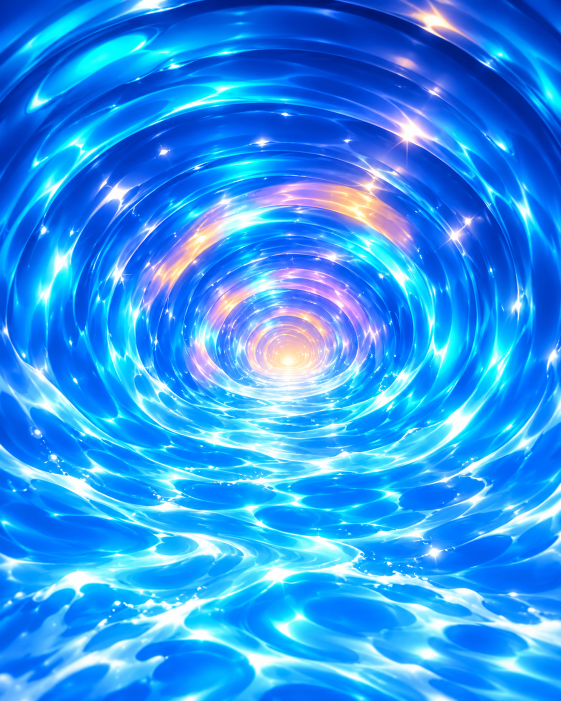
#> input picture Design/ReferencePacks/2026-11-05_Screen4_Supporting_Material_References/05_REF5_BLUE_WATER_VORTEX.png, 1122 x 1402 px (shown at 1/2 size)
$ python derive_ref5_water.py
#> lines starting #> are read from the running program, lines starting #| are printed output that depends on the picture
### WebDemo/tools/screen4/derive_tunnel_textures.py
"""Derive Screen 4's tunnel and rim textures from the user's ORIGINAL APPROVED Screen 4 (the only target):
     Design/ReferencePacks/2026-11-04_Round6_Construction_Guide/01_Original_Approved_Screen_4.jpg  (767 x 1536)

   "$BW_PY" WebDemo/tools/screen4/derive_tunnel_textures.py [--out WebDemo/textures/screen4] [--sheet <dir for the contact sheet>] [--walls]

NOTE (5 November 2026, the user): the WALL maps are now derived from the user's Reference 5 (a prop-free water vortex) graded
to the original's palette, by tools/screen4/derive_ref5_water.py (run it after this script). This script now writes only
rim_ramp.png (the original's rim band) and the diagnostics; with --walls it also writes its own wall maps from the original
(the first attempt: its filled holes showed patch seams and repeated rows, so it is no longer used). derive_ref5_water.py uses
this script's mask and unwrap of the original as the targets of its colour grade.

What it does (reproducible, no randomness):
  1. unwraps the approved tunnel into LOG-POLAR space round its vanishing point (0.528, 0.532 of the frame): columns are the
     screen angle (0 = screen right, counter-clockwise, up positive; 0..2 pi), rows are log(r / W) from r0 = 0.012 W to
     r1 = 0.85 W (W = the frame's width). This is the hero shaders' own ring layout (lqRing / heroVortex: log of the screen
     radius rw round the vanishing point, and the angle round it), so a texel lands on screen where the approved has it;
  2. masks out everything that is not tunnel water: the HUD, coins and the gem (gold / magenta classes and the Art
     Director's boxes), the sock, the two brushes (pink fur), the big bubbles, the pink character and the foam bank, and the
     rim, bevel and housing beyond the mouth (found per angle from the lavender / warm classes);
  3. fills the holes FROM THE SAME RINGS: each hole takes the same ring's pattern from the nearest clear angle (a rotated
     colour of each hole from the clear rings round it, plus the band-scale detail quilted along the angle from clean
     segments of the same ring band; bands hidden all round repeat the detail of rings further in, turned) - so no coin,
     brush or sock colour, and no mirror seam, is baked into the walls;
  4. splits the clean map into a BASE (the radial colour zones: blurred over about one band) and the band-scale DETAIL
     (colour - base). The detail is made periodic in log r over its whole length (the last band cross-faded into the first)
     so it can scroll outward without a seam; everything is periodic in angle by construction;
  5. writes (sRGB PNGs; angle across, log r down, row 0 = r0):
       tunnel_colour.png  2048 x 1024  the clean colour map (= base + detail at zero offset), for reference and the floor;
       tunnel_base.png     256 x 128   the base (clamped in log r at run time);
       tunnel_detail.png  2048 x 1024  0.5 + detail (periodic in both directions);
       tunnel_normal.png  1024 x 512   a normal map from the detail's luminance (RG = normal xy, 0.5 = flat; periodic);
       tunnel_var.png     1024 x 512   variation: R streaks and glints (thin bright features), G warm / pastel tint,
                                       B broken brightness along the rings (periodic);
       rim_ramp.png        512 x 64    the approved rim band by angle round the rim's own centre (rows: housing, gold /
                                       mauve rim, violet bevel, lilac line, navy ring, into the blue), see RIM below;
     and a JSON of the constants (unwrap centre, r0, r1, the detail's log-r period, the band spacing) next to them.
"""
import argparse, json, os, sys
import numpy as np, cv2
from PIL import Image

HERE = os.path.dirname(os.path.abspath(__file__))
REPO = os.path.abspath(os.path.join(HERE, '..', '..', '..'))
APPROVED = os.path.join(REPO, 'Design/ReferencePacks/2026-11-04_Round6_Construction_Guide/01_Original_Approved_Screen_4.jpg')

VP = (0.528, 0.532)            # the approved vanishing point (fractions of the frame), measured by the Art Director (vp2.py)
R0, R1 = 0.025, 0.85           # radius range of the unwrap, in frame widths (inside 0.025 W the base's first row: the warm core)
NU, NV = 2048, 1024            # the unwrap's size: angle x log r
BAND = 0.26                    # the approved's mean ring spacing in ln r (rings.py: 0.20-0.35 by sector)
BASE_SIGMA = (0.30, 7.0)       # the base's blur: ln r, degrees
OVERLAP = 0.30                 # the detail's periodic cross-fade, in ln r (about one band)

# the Art Director's object boxes on the approved (x0, x1, y0, y1; fractions of the frame), padded below
BOXES = {
    'left brush': (0.0, 0.235, 0.19, 0.45), 'left edge fur': (0.0, 0.075, 0.40, 0.70),
    'right brush': (0.76, 1.0, 0.355, 0.645),
    'big bubble': (0.635, 0.875, 0.27, 0.372), 'bubble upper centre': (0.525, 0.625, 0.345, 0.397),
    'bubble upper left': (0.225, 0.315, 0.318, 0.368), 'bubble right edge': (0.915, 1.0, 0.33, 0.405),
    'upper-left coin': (0.078, 0.222, 0.432, 0.507), 'gem': (0.258, 0.388, 0.478, 0.537),
    'big left coin': (0.072, 0.312, 0.53, 0.672),
    'sock': (0.635, 0.848, 0.54, 0.678), 'big right coin': (0.765, 1.0, 0.655, 0.815),
    'character': (0.195, 0.75, 0.675, 1.0), 'lower-left bubbles': (0.0, 0.16, 0.69, 0.80),
    # two small blue creatures (far socks' toes) either side below the centre coin
    'blue shape left': (0.365, 0.47, 0.55, 0.612), 'blue shape right': (0.6, 0.705, 0.552, 0.618),
}
# the centre coin sits right on the vanishing point: a disc (centre x, y as fractions; radius in widths), not a box, so the
# warm core just above it stays
DISCS = {'centre coin': (0.5195, 0.554, 0.057)}
HUD_Y, FOAM_Y = 0.212, 0.80    # the approved HUD's lower edge; below FOAM_Y the foam bank and the buttons


def load_approved():
    return np.asarray(Image.open(APPROVED).convert('RGB')).astype(np.float32) / 255.0


# [75 lines left out: functions hsv, big_components, object_mask, mouth_radius, unwrap, not called in this run]


def _norm_blur(d, w, sig):
    num = cv2.GaussianBlur(d * w[..., None], (0, 0), sig); den = cv2.GaussianBlur(w, (0, 0), sig)
    return num / np.maximum(den[..., None], 1e-4), den


# [158 lines left out: functions _lowfreq, fill_rings, blur_wrap, periodic_v, save_png, not called in this run]


# ------------------------------------------------------------------ the rim ramp
RIM_ROWS, RIM_COLS = 64, 512
# the ramp's radial axis: rho = r / R_outer (the rim's outer edge = 1), from RHO_OUT (the housing outside) to RHO_IN (the
# tunnel's blue inside the navy ring). Row 0 = RHO_OUT.
RHO_OUT, RHO_IN = 1.04, 0.80


# [156 lines left out: functions rim_fit, rim_ramp, main, not called in this run]


# [2 lines that do not run on import are left out]

### WebDemo/tools/screen4/derive_ref5_water.py
"""Screen 4's tunnel WATER material, from the user's Reference 5 (a prop-free blue-water vortex; material and finish only),
colour-graded to the ORIGINAL APPROVED Screen 4's measured palette (the authority for colours).

   "$BW_PY" WebDemo/tools/screen4/derive_ref5_water.py [--out WebDemo/textures/screen4] [--sheet <dir>]

  Reference 5: Design/ReferencePacks/2026-11-05_Screen4_Supporting_Material_References/05_REF5_BLUE_WATER_VORTEX.png
  Original:    Design/ReferencePacks/2026-11-04_Round6_Construction_Guide/01_Original_Approved_Screen_4.jpg

1. Unwrap Reference 5 in LOG-POLAR space round its own vanishing point (its warm core, (0.5125, 0.515) of the frame), 1:1 in
   angle (it is a full 360-degree vortex: seamless in angle by construction; its lower flowing water lands at the bottom of
   the tube, where the game's floor is). Rows follow the GAME's layout: v = (ln rw - ln 0.025) / ln(0.85 / 0.025), rw = the
   screen radius round the game's vanishing point in screen widths (the hero shaders' lqRing / heroVortex layout), so the
   wall shader needs no change. Reference 5's radius for each row: ln r5 = f(ln rw), slope 0.66 in the walls (its rings are
   denser than the original's: 0.13-0.22 ln apart against 0.20-0.35, so 8-10 bands per sector, as approved) easing to slope
   1 inside rw 0.1 (so its warm core stays at the centre); rw 0.5 (the mouth) <-> r5 0.48 of its width.
2. Grade it to the original zone by zone (the core rw < 0.07, the mid vortex 0.07-0.2, the walls beyond): per-channel
   quantile maps from Reference 5's texels to the original's own clear tunnel texels in the same zone and over the same
   angles (the upper half and the sides; objects, HUD, rim and character masked out, tools/screen4/derive_tunnel_textures.py),
   blended smoothly across zone edges. So the colour relationships are the original's; the water's pattern, gloss and depth
   are Reference 5's, with no copied artwork, no props and no seams.
3. Write (sRGB PNGs, angle across from screen right counter-clockwise, log r down, row 0 = rw 0.025):
     tunnel_colour.png 2048 x 1024 (the graded water; clamped in log r), tunnel_base.png 256 x 128 (its blur),
     tunnel_detail.png / tunnel_normal.png / tunnel_var.png (its band-scale detail, a normal map from it, and streaks / warm /
     broken-brightness; periodic in angle and in log r over a whole number of its bands, for continuous flow),
   and textures.json (the constants).
"""
import argparse, json, os, sys
import numpy as np, cv2
from PIL import Image

sys.path.insert(0, os.path.dirname(os.path.abspath(__file__)))
import derive_tunnel_textures as DT  # noqa: E402

_REL5 = 'Design/ReferencePacks/2026-11-05_Screen4_Supporting_Material_References/05_REF5_BLUE_WATER_VORTEX.png'
# this checkout, or (from a git worktree under .claude/worktrees/) the main checkout
REF5 = next((p for p in (os.path.join(DT.REPO, _REL5), os.path.join(DT.REPO, '..', '..', '..', _REL5)) if os.path.exists(p)), os.path.join(DT.REPO, _REL5))
VP5 = (0.5125, 0.515)
R0, R1, NU, NV = DT.R0, DT.R1, DT.NU, DT.NV          # the game's layout (0.025 .. 0.85 W)
K_WALL, KNEE, R5_MOUTH = 0.66, 0.1, 0.48
ZONES = [(0.0, 0.07), (0.07, 0.2), (0.2, 9.0)]
WALL_ANGLES = (-20.0, 200.0)                          # the walls (upper half and sides), degrees from screen right


def ln_r5(lr):
    """Reference 5's ln radius (in its widths) for the game's ln rw: slope K_WALL in the walls, easing to 1 inside KNEE."""
    x = np.linspace(np.log(R0) - 1.0, np.log(R1) + 0.5, 4000)
    slope = K_WALL + (1 - K_WALL) / (1 + np.exp((x - np.log(KNEE)) / 0.25))
    f = np.concatenate([[0], np.cumsum((slope[1:] + slope[:-1]) * 0.5 * np.diff(x))])
    f += np.log(R5_MOUTH) - np.interp(np.log(0.5), x, f)
    return np.interp(lr, x, f)


def remove_star_rays(img, ray=7, keep=0.35):
    """Reference 5's four-point star glints are not in the original (it has white splash flecks and soft glossy glints).
    A grey-level opening with a disc wider than a ray removes thin bright lines and keeps broad highlights: where the
    picture is brighter than its opening by a thin structure (a ray), take the opening, keeping `keep` of the excess so
    the glint's centre stays a soft spark."""
#> called with ray = 7, keep = 0.35
    k = cv2.getStructuringElement(cv2.MORPH_ELLIPSE, (ray, ray))
    opened = np.stack([cv2.morphologyEx(np.ascontiguousarray(img[..., c]), cv2.MORPH_OPEN, k) for c in range(3)], -1)
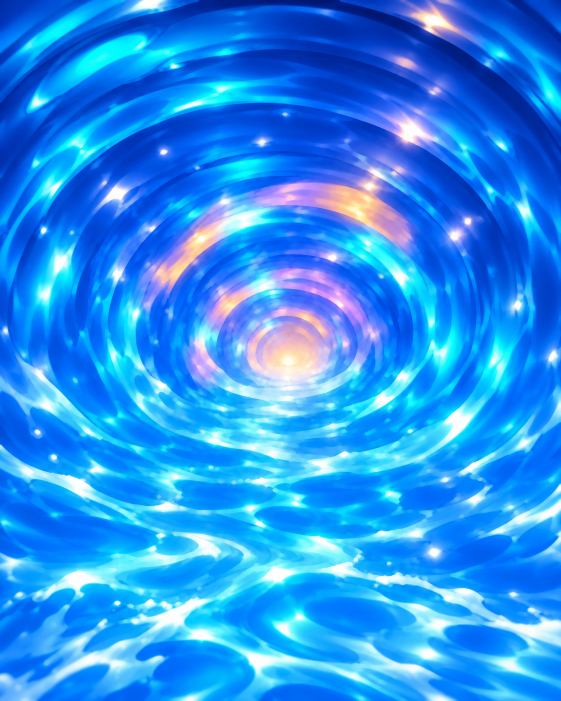
#> opened: shape (1402, 1122, 3) float32 (shown at 1/2 size); mean R, G, B 0.161, 0.569, 0.945
    excess = img - opened
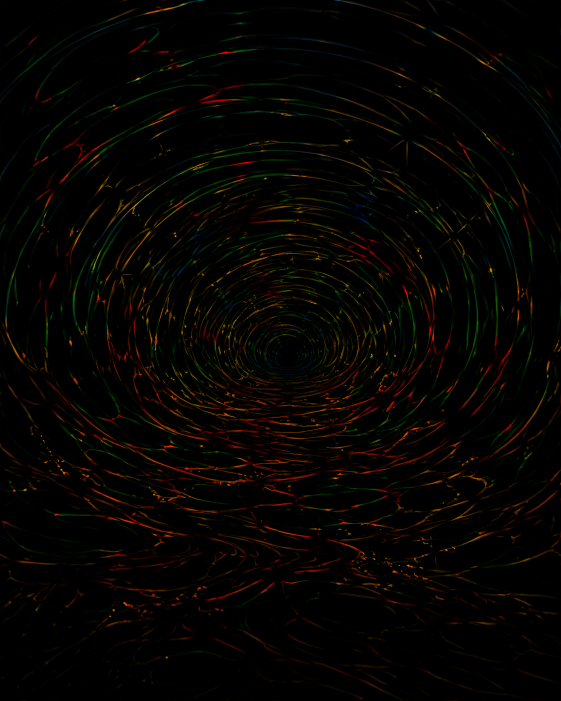
#> excess: shape (1402, 1122, 3) float32 (shown at 1/2 size); mean R, G, B 0.0233, 0.0155, 0.00391
    lum = excess @ np.array([0.2126, 0.7152, 0.0722], np.float32)
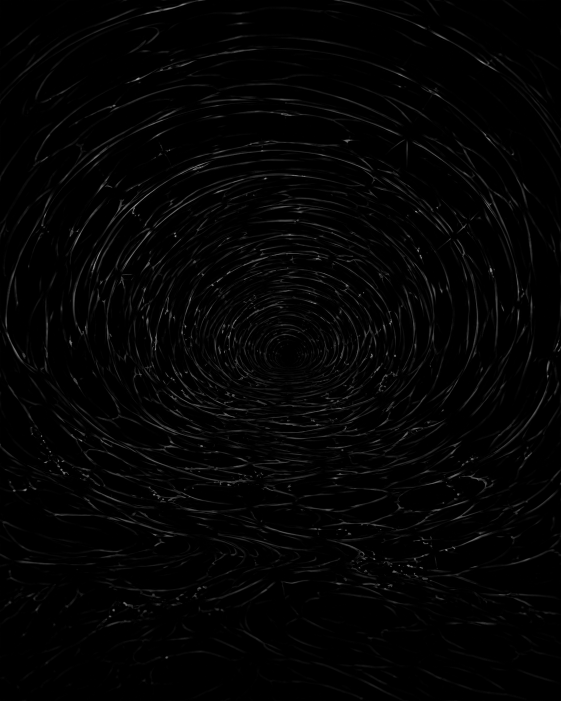
#> lum: shape (1402, 1122) float32 (shown at 1/2 size); min 0, max 0.699, mean 0.0163
    rays = np.clip((lum - 0.04) / 0.12, 0.0, 1.0)[..., None]   # only clearly brighter thin structures
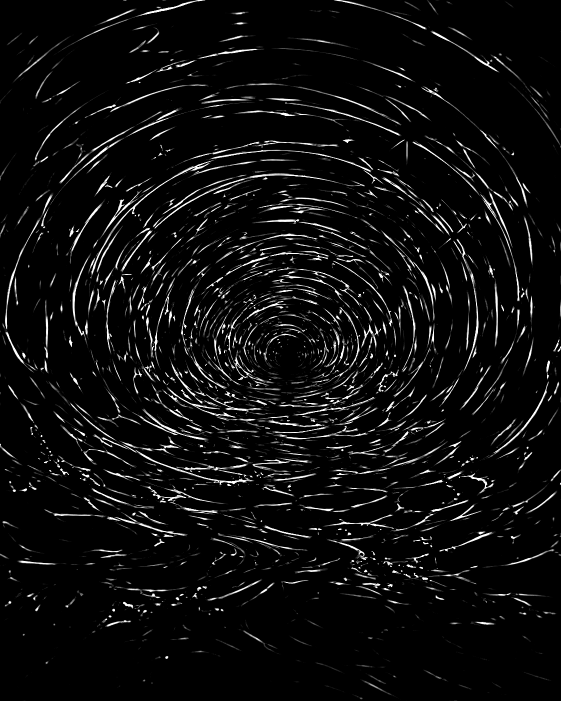
#> rays: shape (1402, 1122, 1) float32 (shown at 1/2 size); min 0, max 1, mean 0.0549
    return np.clip(opened + excess * (1.0 - rays * (1.0 - keep)), 0.0, 1.0)


def main():
    ap = argparse.ArgumentParser()
    ap.add_argument('--out', default=os.path.join(DT.REPO, 'WebDemo/textures/screen4'))
    ap.add_argument('--sheet', default='')
    a = ap.parse_args()
    ref = np.asarray(Image.open(REF5).convert('RGB')).astype(np.float32) / 255.0
    ref = remove_star_rays(ref)
    H5, W5 = ref.shape[:2]
    th = 2 * np.pi * (np.arange(NU) + 0.5) / NU
    lr = np.log(R0) + (np.log(R1) - np.log(R0)) * (np.arange(NV) + 0.5) / NV
    T, LR = np.meshgrid(th, lr)
    r5 = np.exp(ln_r5(LR)) * W5
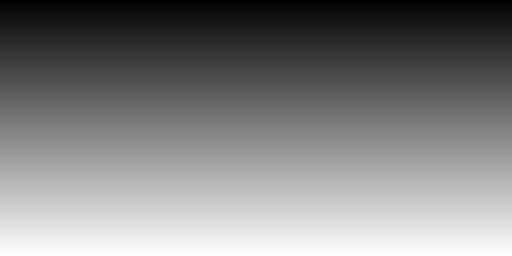
#> LR: shape (1024, 2048) float64 (shown at 1/4 size); min -3.69, max -0.164, mean -1.93; drawn with min black and max white
    mx = (VP5[0] * W5 + r5 * np.cos(T)).astype(np.float32); my = (VP5[1] * H5 - r5 * np.sin(T)).astype(np.float32)
#> after `mx = (VP5[0] * W5 + r5 * np.cos(T)).astype(np.float32)`:
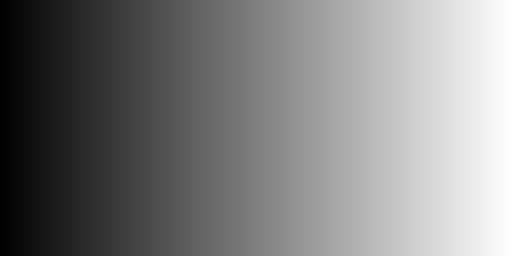
#> T: shape (1024, 2048) float64 (shown at 1/4 size); min 0.00153, max 6.28, mean 3.14; drawn with min black and max white
    lp = cv2.remap(ref, mx, my, cv2.INTER_CUBIC, borderMode=cv2.BORDER_REFLECT_101)
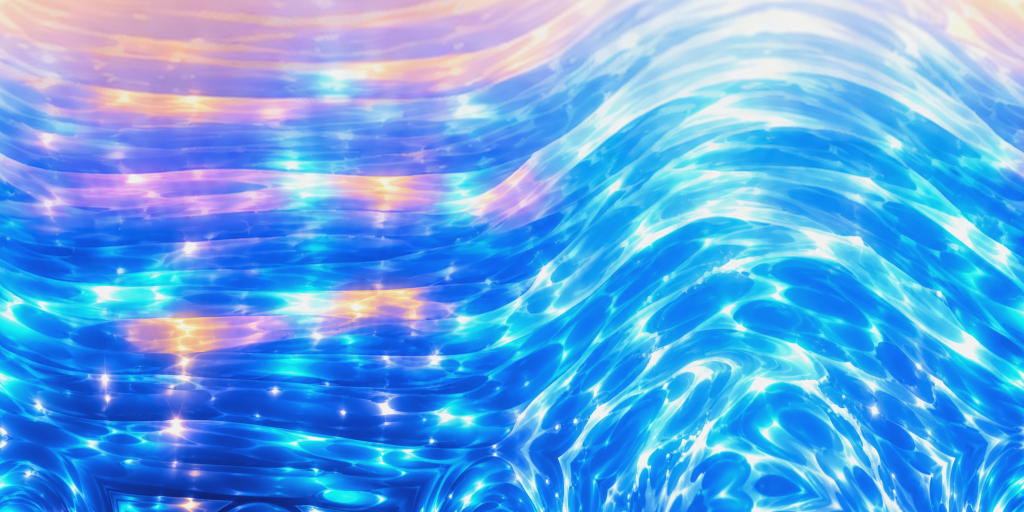
#> lp: shape (1024, 2048, 3) float32 (shown at 1/2 size); mean R, G, B 0.357, 0.663, 0.962; drawn with min black and max white
    lp = np.clip(lp, 0, 1)

    # the original's clear tunnel texels in the same layout (the targets for the grade)
    im = DT.load_approved(); Ho, Wo = im.shape[:2]
    obj = DT.object_mask(im)
    olp, inside, _, _ = DT.unwrap(im, Wo, Ho)
    om, _, _, _ = DT.unwrap((~obj).astype(np.float32), Wo, Ho, cv2.INTER_LINEAR)
    ovalid = inside & (om > 0.99)
    rm = DT.mouth_radius(im, th)
    for j in np.nonzero(~np.isnan(rm))[0]:
        ovalid[:, j] &= np.exp(lr) <= rm[j]
    deg = np.degrees(th); deg = np.where(deg > 270, deg - 360, deg)
    wall_cols = (deg >= WALL_ANGLES[0]) & (deg <= WALL_ANGLES[1])

    # per zone, a smooth linear colour transfer (Monge-Kantorovich: the zone's colour mean and covariance moved onto the
    # original's; a per-channel quantile map stretched Reference 5's narrow dark blues and amplified its noise into
    # speckles), blended across zone edges in ln rw
    def sqrtm(S):
        w, V = np.linalg.eigh(S); return (V * np.sqrt(np.maximum(w, 1e-9))) @ V.T
    xforms = []
    for (z0, z1) in ZONES:
        rows = (np.exp(lr) >= z0) & (np.exp(lr) < z1)
        src = lp[rows][:, wall_cols].reshape(-1, 3).astype(np.float64)
        msk = ovalid[rows][:, wall_cols].reshape(-1)
        dst = olp[rows][:, wall_cols].reshape(-1, 3)[msk].astype(np.float64)
        ms, mt = src.mean(0), dst.mean(0)
        Ss, St = np.cov(src.T) + np.eye(3) * 1e-6, np.cov(dst.T) + np.eye(3) * 1e-6
        Sh = sqrtm(Ss); Shi = np.linalg.inv(Sh)
        A = Shi @ sqrtm(Sh @ St @ Sh) @ Shi
        xforms.append((ms, mt, A, int(len(dst))))
    graded = np.zeros_like(lp); wsum = np.zeros(NV, np.float32)
    for zi, (ms, mt, A, n) in enumerate(xforms):
        z0, z1 = ZONES[zi]
        lo = np.log(max(z0, 1e-6)); hi = np.log(z1)
        w = 1 / (1 + np.exp(-(lr - lo) / 0.15)) * (1 / (1 + np.exp((lr - hi) / 0.15)))
        if zi == 0:
            w = 1 / (1 + np.exp((lr - hi) / 0.15))
        g = ((lp.reshape(-1, 3) - ms) @ A.T + mt).reshape(lp.shape)
        graded += g.astype(np.float32) * w[:, None, None]; wsum += w
    colour = np.clip(graded / wsum[:, None, None], 0, 1)

    dv = lr[1] - lr[0]; du_deg = 360.0 / NU
    base = DT.blur_wrap(colour, DT.BASE_SIGMA[0] / dv, DT.BASE_SIGMA[1] / du_deg)
    detail = colour - base
    # periodic in log r over a whole number of Reference 5's bands (as unwrapped here: about 0.25 ln each)
    band = 0.25
    span = np.log(R1) - np.log(R0)
    nb = int(np.floor((span - DT.OVERLAP) / band))
    rows_p = int(round(nb * band / dv)); ov = int(round(DT.OVERLAP / dv))
    det_full = detail[:rows_p + ov]
    det_p = DT.periodic_v(det_full, ov)
    det_span = det_p.shape[0] * dv
    lum = 0.2126 * det_p[..., 0] + 0.7152 * det_p[..., 1] + 0.0722 * det_p[..., 2]
    hgt = DT.blur_wrap(lum, 2.0, 2.0)
    hw = np.concatenate([hgt[:, -2:], hgt, hgt[:, :2]], 1); hw = np.concatenate([hw[-2:], hw, hw[:2]], 0)
    gx = (hw[2:-2, 3:-1] - hw[2:-2, 1:-3]) * 0.5; gy = (hw[3:-1, 2:-2] - hw[1:-3, 2:-2]) * 0.5
    k = 0.3 / max(np.sqrt((gx ** 2 + gy ** 2).mean()), 1e-6)
    nx, ny = -gx * k, -gy * k; nl = np.sqrt(nx ** 2 + ny ** 2 + 1)
    normal = np.dstack([nx / nl * 0.5 + 0.5, ny / nl * 0.5 + 0.5, 1 / nl])
    cp = DT.periodic_v(colour[:rows_p + ov], ov)
    h, s, v = DT.hsv(cp)
    lc = 0.2126 * cp[..., 0] + 0.7152 * cp[..., 1] + 0.0722 * cp[..., 2]
    top = lc - DT.blur_wrap(lc, 4.0, 4.0)
    streak = np.clip(top / max(np.percentile(top, 99), 1e-6), 0, 1)
    warm = DT.blur_wrap(((((h >= 10) & (h < 70)) | (h >= 300)) & (s > 0.10) & (v > 0.6)).astype(np.float32), 1.5, 1.5)
    brk = DT.blur_wrap(lc - DT.blur_wrap(lc, 40.0, 60.0), 6.0, 10.0)
    brk = np.clip(0.5 + brk / max(4 * brk.std(), 1e-6), 0, 1)
    var = np.dstack([streak, np.clip(warm * 1.5, 0, 1), brk])

    os.makedirs(a.out, exist_ok=True)
    DT.save_png(os.path.join(a.out, 'tunnel_colour.png'), colour)
    DT.save_png(os.path.join(a.out, 'tunnel_base.png'), base, (256, 128))
    DT.save_png(os.path.join(a.out, 'tunnel_detail.png'), np.clip(0.5 + det_p, 0, 1))
    hn = int(round(1024 * det_p.shape[0] / NU))
    DT.save_png(os.path.join(a.out, 'tunnel_normal.png'), normal, (1024, hn))
    DT.save_png(os.path.join(a.out, 'tunnel_var.png'), var, (1024, hn))
    jpath = os.path.join(a.out, 'textures.json')
    info = json.load(open(jpath)) if os.path.exists(jpath) else {}
    info['walls'] = dict(source=os.path.relpath(REF5, DT.REPO), graded_to=os.path.relpath(DT.APPROVED, DT.REPO),
                         ref5_vanishing_point=VP5, ref5_radius='ln r5 = f(ln rw): slope %.2f in the walls, easing to 1 inside rw %.2f (logistic, 0.25 ln wide); rw 0.5 <-> r5 %.2f of its width' % (K_WALL, KNEE, R5_MOUTH),
                         r5_at=dict((('%.3f' % r), float(np.exp(ln_r5(np.log(r))))) for r in (0.025, 0.05, 0.1, 0.2, 0.3, 0.5, 0.85)),
                         game_layout=dict(r0_w=R0, r1_w=R1, ln_r0=float(np.log(R0)), ln_span=float(span)),
                         angle='u = theta / 2 pi round the vanishing point, 0 = screen right, counter-clockwise (1:1 with Reference 5)',
                         grade_zones_rw=ZONES, grade_angles_deg=WALL_ANGLES,
                         detail_ln_span=float(det_span), detail_bands=nb, detail_band_ln=band)
    with open(jpath, 'w') as f:
        json.dump(info, f, indent=1)
    print(json.dumps(info['walls'], indent=1))
    if a.sheet:
        os.makedirs(a.sheet, exist_ok=True)
        sm = lambda x: Image.fromarray(np.clip(x * 255 + 0.5, 0, 255).astype(np.uint8)).resize((1024, 512), Image.LANCZOS)
        from PIL import ImageDraw
        rows = [('1. Reference 5 unwrapped (game layout; centre at the top)', lp), ('2. graded to the original, zone by zone (tunnel_colour.png)', colour),
                ('3. detail, periodic (tunnel_detail.png)', np.clip(0.5 + det_p, 0, 1)), ('4. normal map', normal), ('5. variation map', var),
                ('6. the original unwrapped, objects greyed (the grade targets)', np.where(ovalid[..., None], olp, olp * 0.3 + 0.35))]
        sheet = Image.new('RGB', (1024 * 2 + 30, (512 + 28) * 3 + 10), (16, 16, 24)); d = ImageDraw.Draw(sheet)
        for i, (t, a2) in enumerate(rows):
            x = 10 + (i % 2) * (1024 + 10); y = 10 + (i // 2) * (512 + 28)
            sheet.paste(sm(a2), (x, y + 22)); d.text((x, y + 4), t, fill=(255, 230, 120))
        sheet.save(os.path.join(a.sheet, 'ref5_contact_sheet.jpg'), quality=90)


if __name__ == '__main__':
#> (the run stopped early here; a loop or call above may not have finished)
